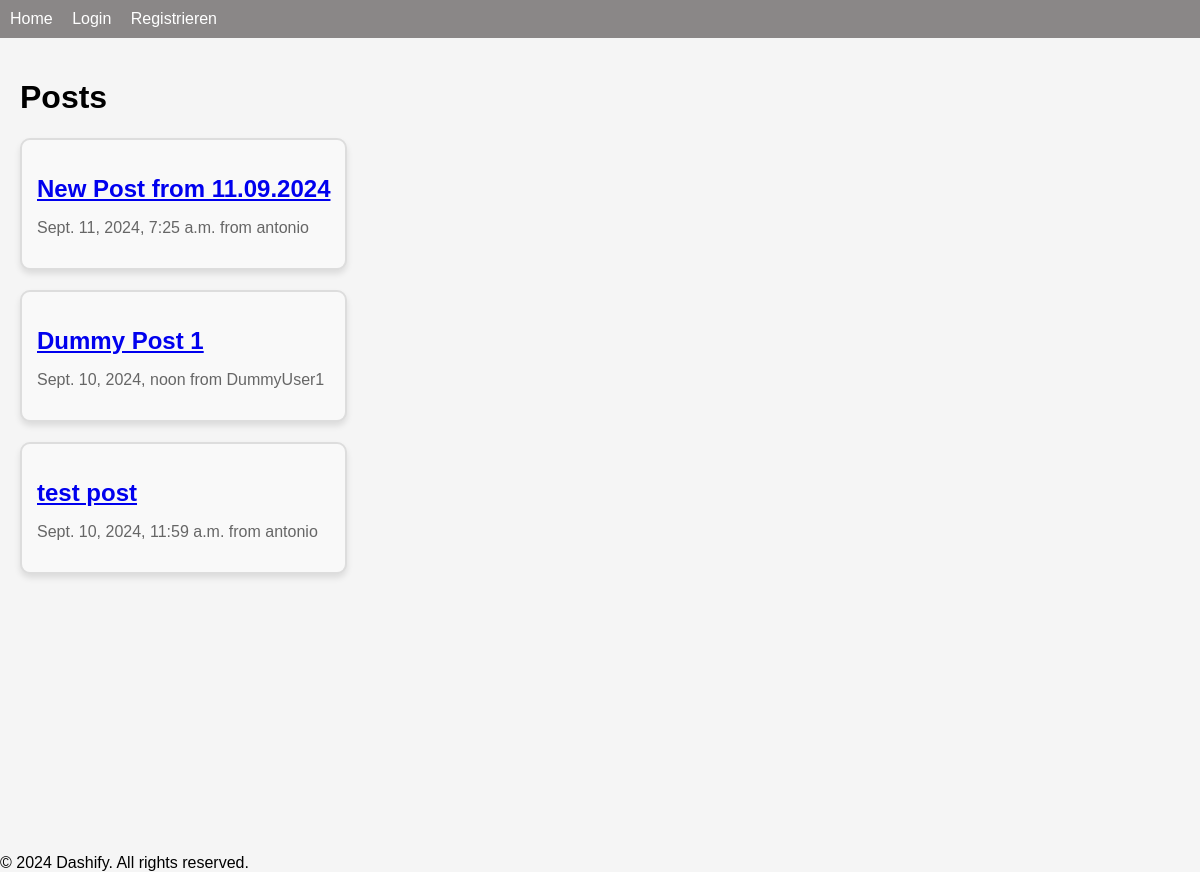
/posts/, run on the app's committed database.
### posts/models.py (models this page shows, shortened)
class Post(models.Model):
    title: str = models.CharField(max_length=75)
    body: str = models.TextField()
    slug: str = models.SlugField()
    date = models.DateTimeField(auto_now_add=True)
    banner = models.ImageField(default="fallback.png", blank=True)
    author = models.ForeignKey(User, on_delete=models.CASCADE, default=None)
    """ Methoden """

### posts/views.py (the view)
# urls.py: path("", views.posts_list, name="list"),
def posts_list(request):
    try:
        posts = Post.objects.all().order_by("-date")
        return render(request, "posts/posts_list.html", {"posts": posts})
    except Exception as e:
        logger.error(f"Error fetching posts: {e}")
        return render(request, "posts/error.html", {"error_message": "An error occurred while retrieving the posts."})

### posts/templates/posts/posts_list.html (shortened to what this page needs)
{% extends "layout.html" %}
{% block content %}
    <div class="container">
        <h1>Posts</h1>
            {% for post in posts %}
                <div class="card">
                    <article class="post">
                        <h2>
                            <a href="{% url 'posts:page' slug=post.slug %}">
                            {{ post.title }}
                            </a>
                        </h2>
                        <p>{{ post.date }} from {{ post.author }}</p>
                    </article>
                </div>
            {% endfor %}
    </div>
{% endblock content %}

### static/css/style.css (style rules this page uses)
html, body { background-color: whitesmoke; margin: 0; padding: 0; height: 100%; font-family: Arial, sans-serif; }
article.post { margin-bottom: 20px; padding: 15px; border: 2px solid #ddd; border-radius: 10px; background-color: #f9f9f9; box-shadow: 0px 4px 6px rgba(0, 0, 0, 0.1); }
article.post h2 { font-size: 24px; margin-bottom: 10px; }
article.post p { font-size: 16px; color: #666; }

### data on the page
Post: title "New Post from 11.09.2024", date "Sept. 11, 2024, 7:25 a.m.", author "antonio"
Post: title "Dummy Post 1", date "Sept. 10, 2024, noon", author "DummyUser1"
Post: title "test post", date "Sept. 10, 2024, 11:59 a.m.", author "antonio"
